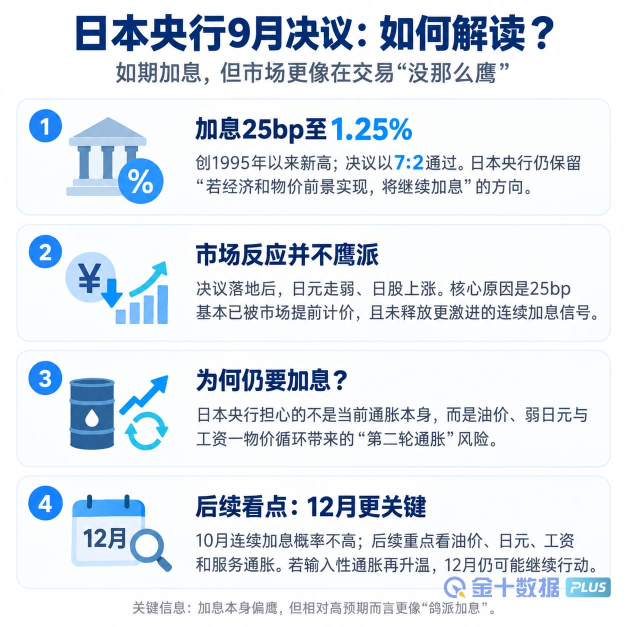
#> input picture jin10-server/samples/2026-09-18/images/slide3.jpg, 1254 x 1254 px (shown at 1/2 size)
$ python -i image_delivery.py   (imports and definitions only)
#> lines starting #> are read from the running program, lines starting #| are printed output that depends on the picture; pictures that were not available may be replaced by others from this repository, and a replacement may not be noted
"""Shared final-image contract for briefs and future fresh/annotation renderers."""
import functools
import hashlib
import io
from datetime import date
from pathlib import Path

from PIL import Image, ImageDraw, ImageFont

ASSETS = Path(__file__).parents[1]
WATERMARK = ASSETS / 'assets/plus-watermark.png'
FONT = ASSETS / 'briefs/assets/PlusBriefs.ttf'
GLYPH_FALLBACK = ASSETS / 'briefs/assets/PlusGlyphFallback.ttf'
# The bundled brand font is a subset; notes may use characters it omits.
SYSTEM_CJK = (
    Path('/usr/share/fonts/opentype/noto/NotoSansCJK-Regular.ttc'),
    Path('/usr/share/fonts/truetype/noto/NotoSansCJK-Regular.ttc'),
    Path('C:/Windows/Fonts/msyh.ttc'),
    Path('C:/Windows/Fonts/simhei.ttf'),
)
MAX_BYTES = 266_000  # Also satisfies a 266 KiB limit.
POLICY_VERSION = '4'


# [17 lines left out: function delivery_signature, not called in this run]


def glyph_coverage(path):
    try:
        from fontTools.ttLib import TTFont
        font = TTFont(str(path))
        covered = set()
        for table in font['cmap'].tables:
            covered |= set(table.cmap)
        return covered
    except Exception:
        return None


class NoteFonts:
    """Brand font first; omitted glyphs fall back to the bundled subset and then to a
    system CJK font so every editable note character stays legible."""

    def __init__(self, size):
        self.primary = ImageFont.truetype(str(FONT), size)
        self.secondary = ImageFont.truetype(str(GLYPH_FALLBACK), size) if GLYPH_FALLBACK.is_file() else None
        self.fallback = None
        fallback_path = None
        for path in SYSTEM_CJK:
            if path.is_file():
                try:
                    self.fallback = ImageFont.truetype(str(path), size)
                    fallback_path = path
                    break
                except OSError:
                    continue
        self.coverage = {id(self.primary): glyph_coverage(FONT),
                         id(self.secondary): glyph_coverage(GLYPH_FALLBACK) if self.secondary else set()}
        if self.fallback is not None:
            self.coverage[id(self.fallback)] = glyph_coverage(fallback_path)

    # [15 lines left out: functions font_for, covered, not called in this run]

    def length(self, text):
        return sum(self.font_for(char).getlength(char) for char in text)

    # [28 lines left out: functions draw, download_name, wrapped_lines, not called in this run]


def compose_image(source, *, notes='', dark=False, remove_valuation_source=False, reuse_footer=False,
                  turnover_snapshot=None):
    """Use native pixels; add readable notes and an unobstructed original watermark."""
#> called with notes = '', dark = False, remove_valuation_source = False, reuse_footer = False
    with Image.open(source) as opened:
#> opened is the input picture: PIL image 1254x1254 RGB; mean R, G, B 223.3, 230.2, 238.2
        original = opened.convert('RGB')
    if turnover_snapshot is not None:
        # Old editions retain their original bytes and hashes. Rebuild from their
        # own captured counts so removing branding never erases chart lines.
        import re
        import subprocess
        import sys
        import tempfile
        from app.briefs.engines.turnover.build_turnover import load_and_calculate
        match = re.search(r'_(\d{8})至(\d{8})_', Path(source).name)
        if not match or not Path(turnover_snapshot).is_file():
            raise ValueError('换手率旧图缺少对应数据快照，无法安全移除旧水印，请重新取数生成')
        start, end = (date.fromisoformat(value).isoformat() for value in match.groups())
        rows = [row for row in load_and_calculate(Path(turnover_snapshot)) if start <= row['date'] <= end]
        if len(rows) < 2 or rows[0]['date'] != start or rows[-1]['date'] != end:
            raise ValueError('换手率快照日期与旧图不一致，无法安全重绘')
        with tempfile.TemporaryDirectory(prefix='turnover-delivery-') as tmp:
            # Keep matplotlib's global state out of concurrent web requests, as
            # in the regular turnover job runner. This command only reads data.
            command = [sys.executable, str(ASSETS / 'briefs/engines/turnover/build_turnover.py'),
                       '--data', str(Path(turnover_snapshot).resolve()), '--start', start,
                       '--as-of', end, '--out-dir', tmp]
            try:
                done = subprocess.run(command, capture_output=True, timeout=90)
            except subprocess.TimeoutExpired:
                raise ValueError('换手率历史快照重绘超时，请稍后重试') from None
            if done.returncode:
                raise ValueError('换手率历史快照重绘失败，未请求外部数据')
            rebuilt = next(Path(tmp).glob('换手率*.png'))
            with Image.open(rebuilt) as opened:
                original = opened.convert('RGB')
    width, height = original.size
#> width = 1254; height = 1254
    background = '#000000' if dark else '#FFFFFF'
    if remove_valuation_source:
        # Legacy composite: its upper chart occupies exactly half the original image.
        # Only the source-caption band below all axis labels is cleared.
        ImageDraw.Draw(original).rectangle((0, round(height * .45), width, height // 2 - 1), fill='black')
        # Normalize both headings on the merged canvas, including archived templates.
        # These bands contain headings only; chart axes and data stay untouched.
        draw = ImageDraw.Draw(original)
        title_font = ImageFont.truetype(str(FONT), round(width * 28 / 1408))
        for top, band, title in (
            (0, round(height * .16 / 2), '巴菲特指数（A股总市值/上年度全年GDP）'),
            (height // 2, round(height * .075 / 2), '沪深300股债性价比'),
        ):
            draw.rectangle((0, top, width, top + band - 1), fill='black')
            draw.text((width / 2, top + round(width * 12 / 1408)), title,
                      font=title_font, fill='white', anchor='mt')
    margin = max(18, round(width * .03))
#> margin = 38
    font_size = max(20, round(width / 58))
#> font_size = 22
    fonts = NoteFonts(font_size)
    lines = wrapped_lines(notes, fonts, width - 2 * margin) if notes else []
#> lines = []
    line_height = round(font_size * 1.55)
#> line_height = 34
    with Image.open(WATERMARK) as asset:
        logo = asset.convert('RGBA')
    logo_width = min(340, max(120, round(width * .23)), width - 2 * margin)
#> logo_width = 288
    logo = logo.resize((logo_width, round(logo.height * logo_width / logo.width)), Image.Resampling.LANCZOS)
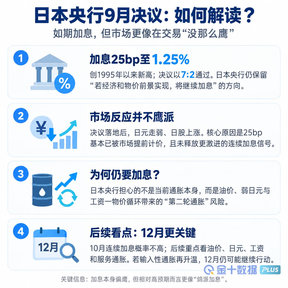
#> logo: PIL image 288x288 RGBA; mean R, G, B, A 223, 229.8, 237.8, 255
    if reuse_footer and not notes:
        # Liquidity already reserves the right side of its plain footer for branding.
        ImageDraw.Draw(original).rectangle((round(width * .7), height - 180, width, height),
                                          fill=original.getpixel((0,0)))
        original.paste(logo,(width-margin-logo.width,height-margin-logo.height),logo)
        return original
    footer_height = (len(lines) * line_height + margin if lines else 0) + logo.height + 2 * margin
#> footer_height = 364
    result = Image.new('RGB', (width, height + footer_height), background)
#> result: PIL image 1254x1618 RGB; every value is 255
    result.paste(original, (0, 0))
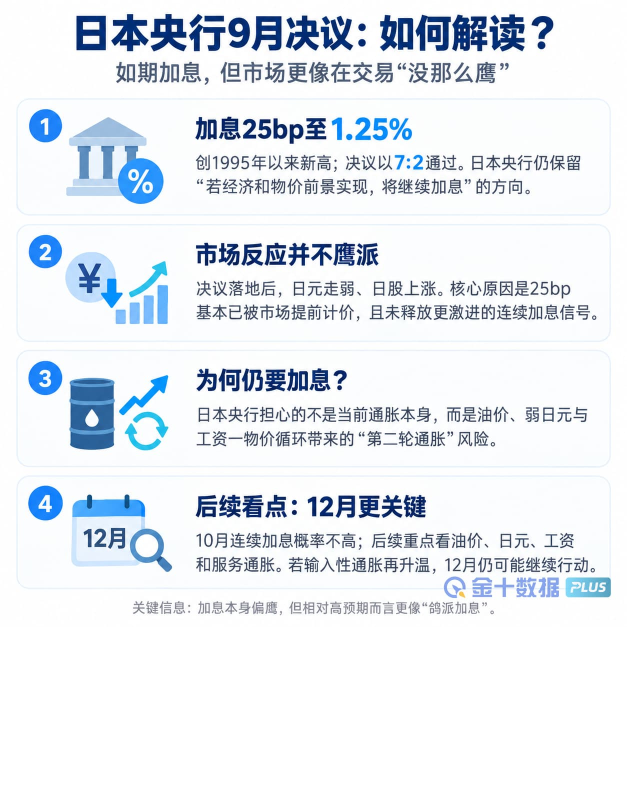
#> result: PIL image 1254x1618 RGB (shown at 1/2 size); mean R, G, B 230.4, 235.8, 242
    draw = ImageDraw.Draw(result)
    for index, line in enumerate(lines):
        fonts.draw(draw, (margin, height + margin + index * line_height), line,
                   '#D2D2D2' if dark else '#334155')
    result.paste(logo, (width - margin - logo.width, result.height - margin - logo.height), logo)
    return result


# [43 lines left out: functions encode_image, store_image, not called in this run]

>>> result = compose_image('../../samples/2026-09-18/images/slide3.jpg')

$ run again, on jin10-server/samples/2026-09-18/images/slide4.jpg
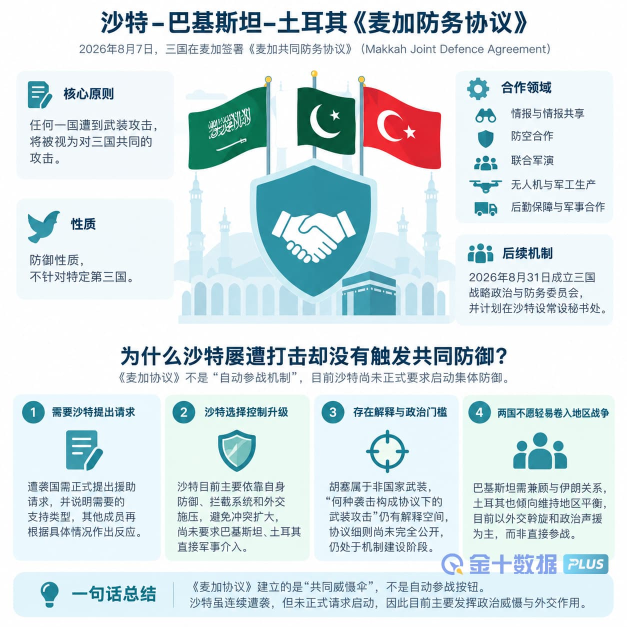
#> input picture jin10-server/samples/2026-09-18/images/slide4.jpg, 1254 x 1254 px (shown at 1/2 size)
#> in compose_image, opened is the input picture: PIL image 1254x1254 RGB; mean R, G, B 214.3, 227.4, 230.9
#> in compose_image, `logo = logo.resize((logo_width, round(logo.height * logo_width / logo...`:
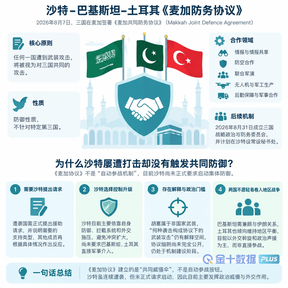
#> logo: PIL image 288x288 RGBA; mean R, G, B, A 214.2, 227.2, 230.6, 255
#> in compose_image, `result.paste(original, (0, 0))`:
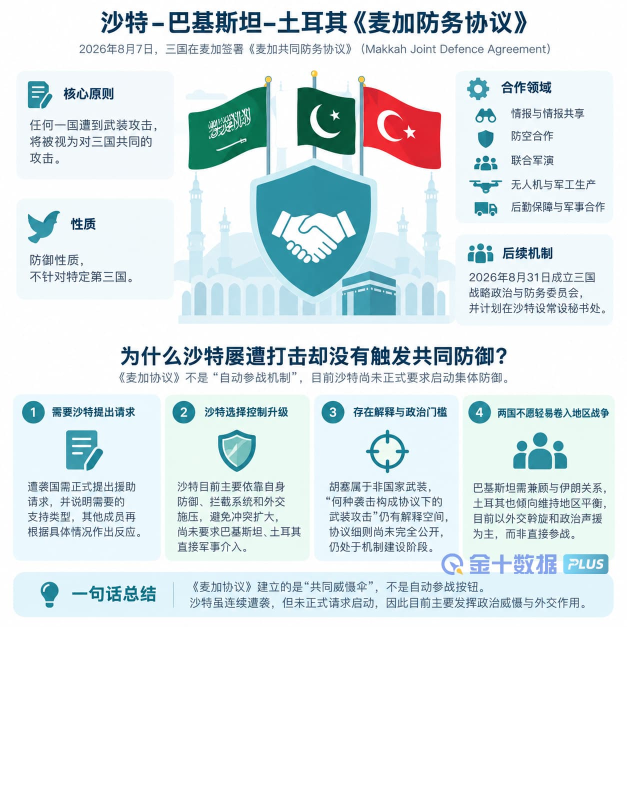
#> result: PIL image 1254x1618 RGB (shown at 1/2 size); mean R, G, B 223.5, 233.6, 236.3
